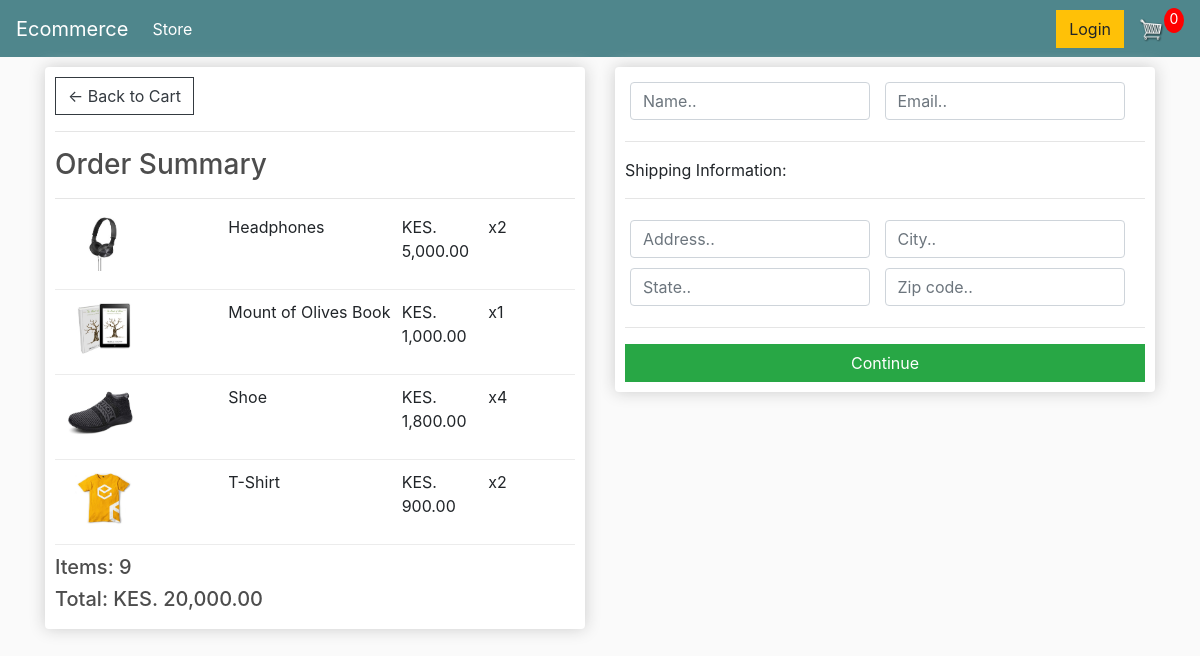
Screenshot of /checkout/ (signed in) with the database file from the repository.
### store/models.py (models this page shows, shortened)
class OrderItem(models.Model):
    product = models.ForeignKey(Product, on_delete=models.SET_NULL, null=True)
    order = models.ForeignKey(Order, on_delete=models.SET_NULL, null=True)
    quantity = models.IntegerField(default=0, null=True, blank=True)
    date_added = models.DateTimeField(auto_now_add=True)
    @property
    def get_total(self):
        return self.quantity * self.product.price

class Product(models.Model):
    name = models.CharField(max_length=200)
    price = models.FloatField()
    digital = models.BooleanField(default=False, null=True, blank=True)
    image = models.ImageField(null=True,blank=True)
    @property
    def imageURL(self):
        try:
            url = self.image.url
        except:
            url = ''
        return url

class Order(models.Model):
    customer = models.ForeignKey(Customer, on_delete=models.SET_NULL, null=True, blank=True)
    date_ordered = models.DateTimeField(auto_now_add=True)
    complete = models.BooleanField(default=False)
    transaction_id = models.CharField(max_length=100, null=True)
    @property
    def get_cart_total(self):
        orderitems = self.orderitem_set.all()
        return sum([item.get_total for item in orderitems])
    @property
    def get_cart_items(self):
        orderitems = self.orderitem_set.all()
        return sum([item.quantity for item in orderitems])

### store/views.py (the view)
# urls.py: path('checkout/', views.checkout, name='checkout'),
def checkout(request):
    if request.user.is_authenticated:
        customer = request.user.customer
        order, created = Order.objects.get_or_create(customer=customer, complete=False)
        items = order.orderitem_set.all()
    else:
        items = []
        order = {'get_cart_items':0, 'get_cart_total':0}
    context = {
        'items': items,
        'order':order
    }
    return render(request, 'store/checkout.html', context)

### store/templates/store/checkout.html (shortened to what this page needs)
{% extends 'store/main.html' %}
{% load humanize %}
{% load static %}
{% block content %}
<div class="row">
    <div class="col-lg-6">
        <div class="box-element">
            <a  class="btn btn-outline-dark" href="{% url 'cart' %}">&#x2190; Back to Cart</a>
            <hr>
            <h3>Order Summary</h3>
            <hr>
            {% for item in items %}
            <div class="cart-row">
                <div style="flex:2"><img class="row-image" src="{{item.product.imageURL}}"></div>
                <div style="flex:2"><p>{{item.product.name}}</p></div>
                <div style="flex:1"><p>KES. {{item.product.price|floatformat:2|intcomma}}</p></div>
                <div style="flex:1"><p>x{{item.quantity}}</p></div>
            </div>
            {% endfor %}
            <h5>Items:   {{order.get_cart_items}}</h5>
            <h5>Total:   KES. {{order.get_cart_total|floatformat:2|intcomma}}</h5>
        </div>
    </div>
    <div class="col-lg-6">
        <div class="box-element" id="form-wrapper">
            <form id="form">
                <div id="user-info">
                    <div class="form-field">
                        <input required class="form-control" type="text" name="name" placeholder="Name..">
                    </div>
                    <div class="form-field">
                        <input required class="form-control" type="email" name="email" placeholder="Email..">
                    </div>
                </div>
                <div id="shipping-info">
                    <hr>
                    <p>Shipping Information:</p>
                    <hr>
                    <div class="form-field">
                        <input class="form-control" type="text" name="address" placeholder="Address..">
                    </div>
                    <div class="form-field">
                        <input class="form-control" type="text" name="city" placeholder="City..">
                    </div>
                    <div class="form-field">
                        <input class="form-control" type="text" name="state" placeholder="State..">
                    </div>
                    <div class="form-field">
                        <input class="form-control" type="text" name="zipcode" placeholder="Zip code..">
                    </div>
                </div>
                <hr>
                <input id="form-button" class="btn btn-success btn-block" type="submit" value="Continue">
            </form>
        </div>
        <br>
    </div>
</div>
{% endblock content %}

### static/css/main.css (style rules this page uses)
body { background-color: hsl(0, 0%, 98%); }
h1,h2,h3,h4,h5,h6 { color:hsl(0, 0%, 30%); }
.box-element { box-shadow:hsl(0, 0%, 80%) 0 0 16px; background-color: #fff; border-radius: 4px; padding: 10px; }
.col-lg-4, .col-lg-6, .col-lg-8, .col-lg-12 { margin-top: 10px; }
.btn { border-radius: 0; }
.row-image { width: 100px; }
.form-field { width:250px; display: inline-block; padding: 5px; }
.cart-row { display: flex; align-items: flex-stretch; padding-bottom: 10px; margin-bottom: 10px; border-bottom: 1px solid #ececec; }

### rows the page displays
OrderItem: product.imageURL (picture), product.name "Headphones", product.price "5,000.00", quantity "2"
OrderItem: product.imageURL (picture), product.name "Mount of Olives Book", product.price "1,000.00", quantity "1"
OrderItem: product.imageURL (picture), product.name "Shoe", product.price "1,800.00", quantity "4"
OrderItem: product.imageURL (picture), product.name "T-Shirt", product.price "900.00", quantity "2"
Order: get_cart_items "9", get_cart_total "20,000.00"
